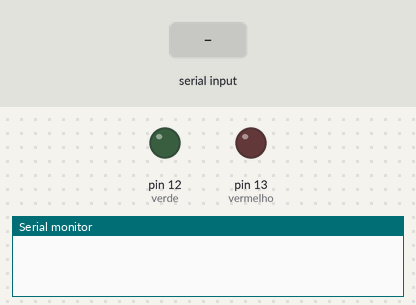
Bench run of a sketch on a simulated Arduino Uno, built with avr-gcc and run on an emulated ATmega328P. Shown: output pins drawn as LEDs (lit = HIGH), the last lines printed to the serial monitor. The inputs (shaded band) are chosen by the test bench.

Above: at 1.2 s.
1.3 s: "12\n" received over Serial
At 2.5 s:
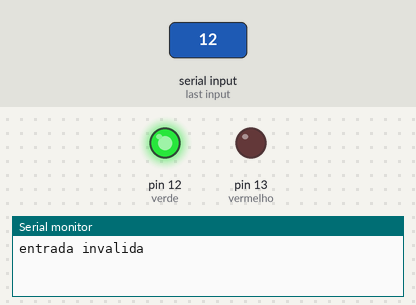
2.8 s: "13\n" received over Serial
At 3.6 s:
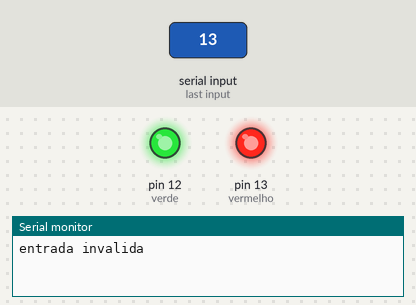
4.3 s: "12\n" received over Serial
At 4.8 s:
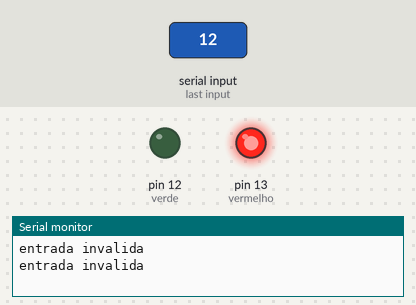
Timing chart, 0 to 7.3 s (numbered marks = the images above; inputs shaded):
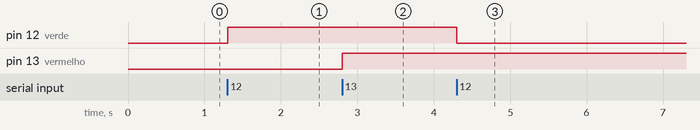

The sketch:

receptor.ino
```cpp
int vermelho = 13;
int verde = 12;
int vermelhoAceso;
int verdeAceso;
void setup() {
  // put your setup code here, to run once:
  pinMode(vermelho,OUTPUT);
  pinMode(verde,OUTPUT);
  Serial.begin(9600);
  vermelhoAceso = 0;
  verdeAceso = 0;
}

void alternarLed(int led,int *estado){
  if(*estado == 0){
    *estado = 1;
    digitalWrite(led,HIGH);

  } else{
    *estado = 0;
    digitalWrite(led,LOW);

  }
}

void loop() {
  // put your main code here, to run repeatedly:
  if(Serial.available()){
    //String str = Serial.readString(); //ler Uma string
    int r = Serial.parseInt();
    if(r == 12 || r == 13){
       if(r==12)
        alternarLed(r,&verdeAceso);
       else
        alternarLed(r,&vermelhoAceso);

    }else{
      Serial.println("entrada invalida");
    }
  }

}
```

Measured:
- after the input at 1.3 s, pin 12 (verde): LOW → HIGH at once
- after the input at 2.8 s, pin 13 (vermelho): LOW → HIGH at once
- after the input at 4.3 s, pin 12 (verde): HIGH → LOW at once
